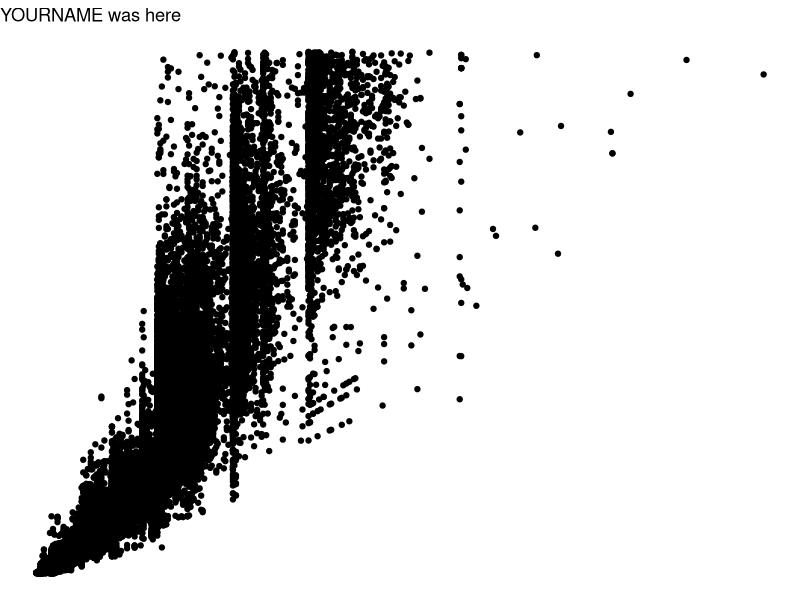
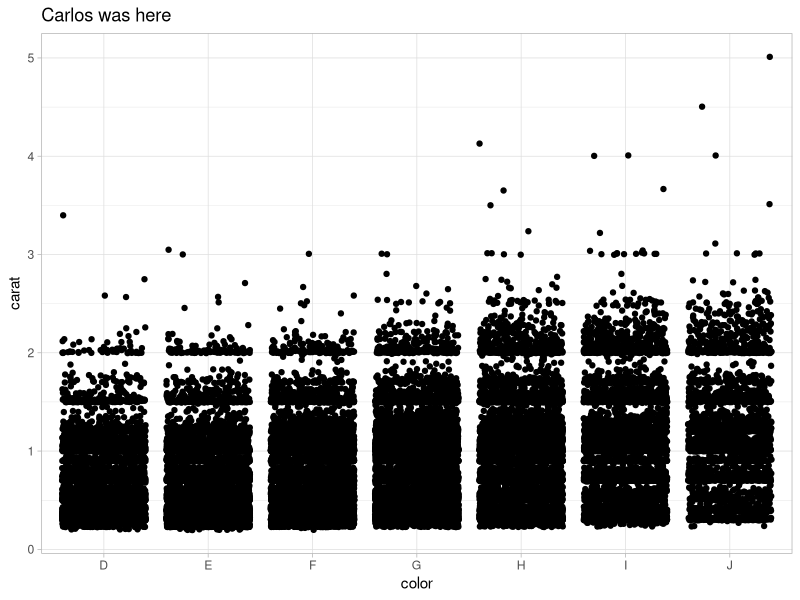
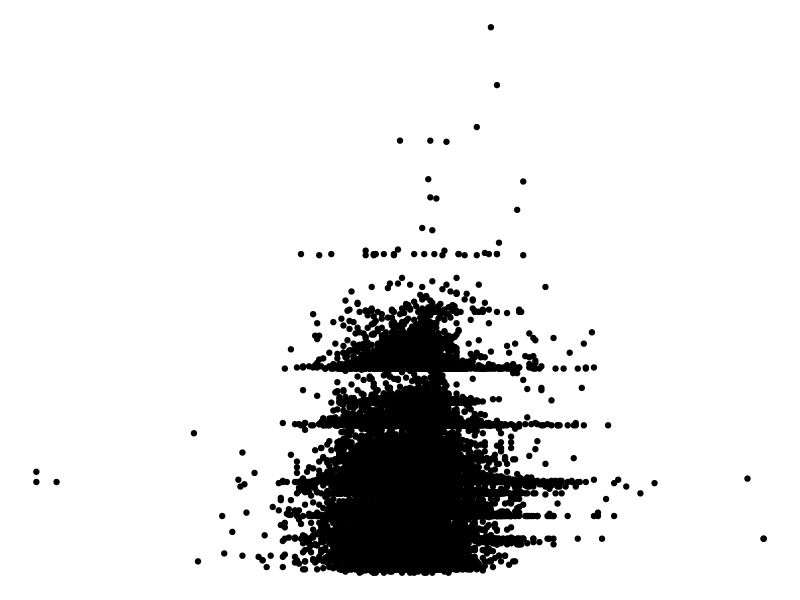

These charts were generated, in order, by the following R code:
## ---- chunk 1
knitr::opts_chunk$set(echo = TRUE)
library(tidyverse)
## ---- chunk 2
# Partner 1: 
# Run the code below to see the original graph
# Change the code below to make the point color change based on 'cut', and update the theme to theme_bw(). Update the title to include your first name. 

ggplot(data = diamonds, aes(x = carat, y = price)) +
  geom_point() +
  theme_void() +
  labs(title = "YOURNAME was here")
## ---- chunk 3
# Partner 2: 
# Run the code below to see the original graph
# Change the code below to make the geom a geom_jitter, and update the theme to theme_light. Update the title to include your first name. 

ggplot(data = diamonds, aes(x = color, y = carat)) +
  geom_jitter() +
  theme_light() +
  labs(title = "Carlos was here")
## ---- chunk 4
ggplot(data = diamonds, aes(x = depth, y = carat)) +
  geom_point() +
  theme_void()
## ---- chunk 5
